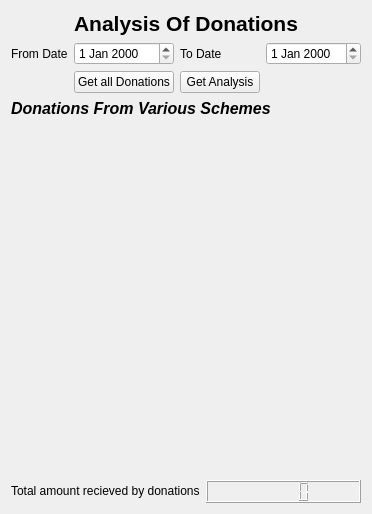
                  <widget class="QWidget" name="page_home">
                   <layout class="QVBoxLayout" name="verticalLayout_10">
                    <item>
                     <layout class="QVBoxLayout" name="verticalLayout_12">
                      <item>
                       <widget class="QLabel" name="label">
                        <property name="maximumSize">
                         <size>
                          <width>16777215</width>
                          <height>30</height>
                         </size>
                        </property>
                        <property name="font">
                         <font>
                          <family>Segoe UI</family>
                          <pointsize>16</pointsize>
                          <weight>75</weight>
                          <bold>true</bold>
                         </font>
                        </property>
                        <property name="text">
                         <string>Analysis Of Donations</string>
                        </property>
                        <property name="alignment">
                         <set>Qt::AlignCenter</set>
                        </property>
                       </widget>
                      </item>
                      <item>
                       <layout class="QGridLayout" name="gridLayout_3">
                        <item row="1" column="1">
                         <widget class="QPushButton" name="pushButton_2">
                          <property name="text">
                           <string>Get all Donations</string>
                          </property>
                         </widget>
                        </item>
                        <item row="0" column="1">
                         <widget class="QDateEdit" name="dateEdit"/>
                        </item>
                        <item row="0" column="3">
                         <widget class="QDateEdit" name="dateEdit_2"/>
                        </item>
                        <item row="0" column="0">
                         <widget class="QLabel" name="label_2">
                          <property name="text">
                           <string>From Date</string>
                          </property>
                         </widget>
                        </item>
                        <item row="0" column="2">
                         <widget class="QLabel" name="label_3">
                          <property name="text">
                           <string>To Date</string>
                          </property>
                         </widget>
                        </item>
                        <item row="1" column="2">
                         <widget class="QPushButton" name="pushButton_3">
                          <property name="text">
                           <string>Get Analysis</string>
                          </property>
                         </widget>
                        </item>
                       </layout>
                      </item>
                     </layout>
                    </item>
                    <item>
                     <widget class="QLabel" name="label_4">
                      <property name="maximumSize">
                       <size>
                        <width>16777215</width>
                        <height>30</height>
                       </size>
                      </property>
                      <property name="font">
                       <font>
                        <family>Segoe UI</family>
                        <pointsize>12</pointsize>
                        <weight>75</weight>
                        <italic>true</italic>
                        <bold>true</bold>
                       </font>
                      </property>
                      <property name="text">
                       <string>Donations From Various Schemes</string>
                      </property>
                     </widget>
                    </item>
                    <item>
                     <widget class="QWidget" name="widget" native="true">
                      <property name="minimumSize">
                       <size>
                        <width>0</width>
                        <height>350</height>
                       </size>
                      </property>
                     </widget>
                    </item>
                    <item>
                     <layout class="QHBoxLayout" name="horizontalLayout_13">
                      <property name="sizeConstraint">
                       <enum>QLayout::SetMinimumSize</enum>
                      </property>
                      <item>
                       <widget class="QLabel" name="label_5">
                        <property name="maximumSize">
                         <size>
                          <width>16777215</width>
                          <height>20</height>
                         </size>
                        </property>
                        <property name="text">
                         <string>Total amount recieved by donations</string>
                        </property>
                       </widget>
                      </item>
                      <item>
                       <widget class="QLCDNumber" name="lcdNumber"/>
                      </item>
                     </layout>
                    </item>
                   </layout>
                  </widget>
